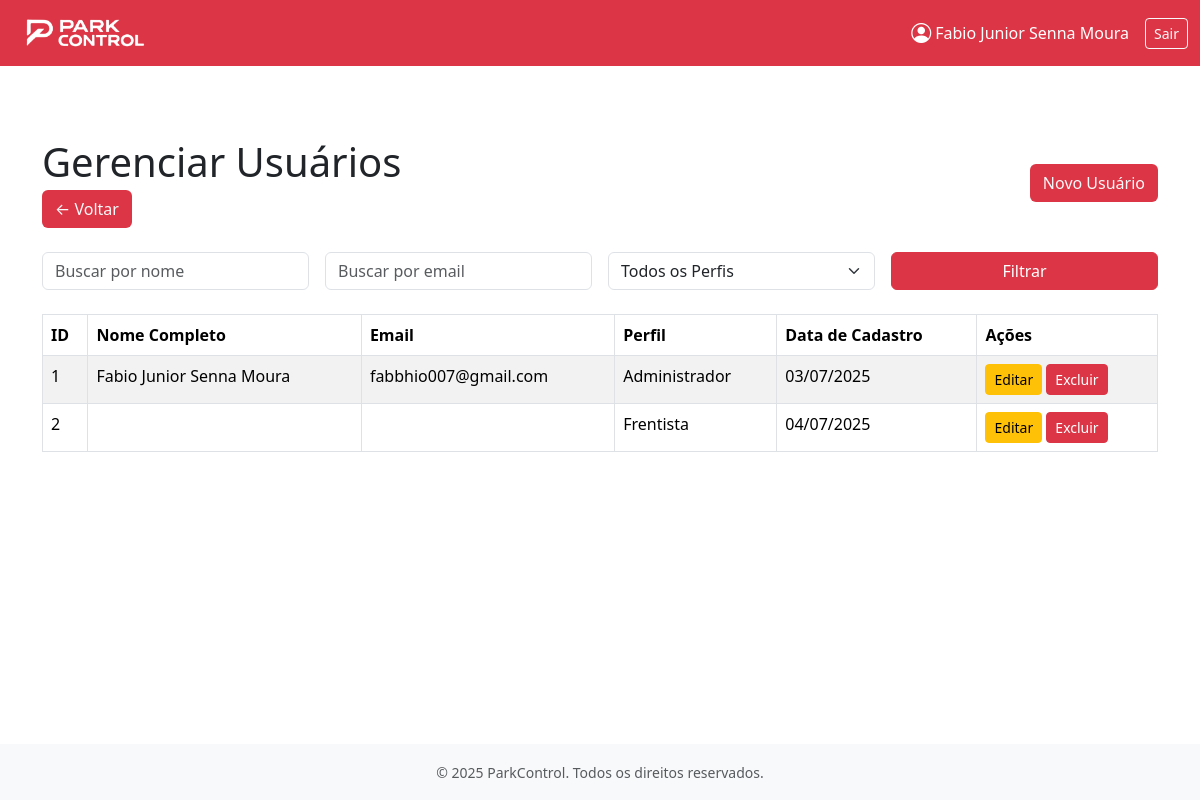
Page /gerencia_usuarios/ (signed in) on the earlier database version.
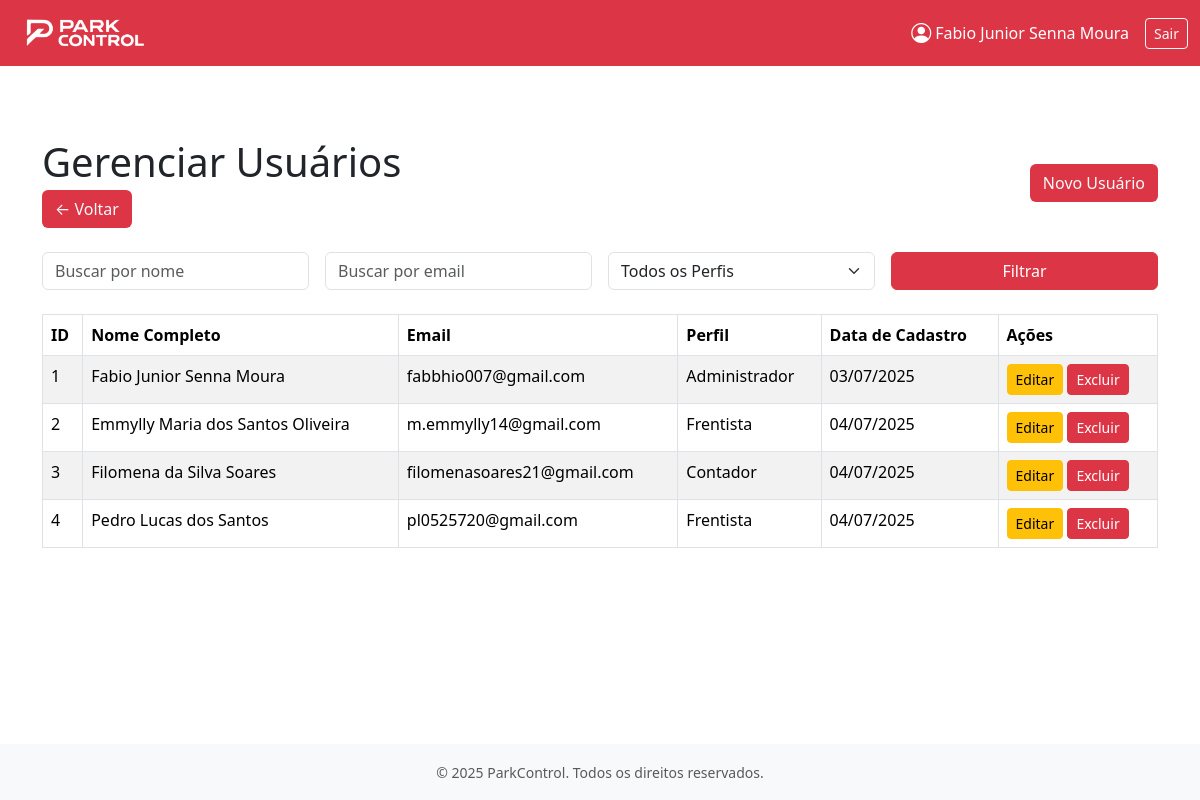
Same page on the later database version.
### apps/usuarios/models.py (models this page shows)
class Usuario(AbstractUser):
    perfil_acesso = models.CharField(max_length=20, choices=[
        ('Administrador', 'Administrador'),
        ('Frentista', 'Frentista'),
        ('Contador', 'Contador')
    ])
    historico = HistoricalRecords()  # Adiciona histórico de alterações

### apps/usuarios/views/views_gerencia_usuario.py (the view)
# urls.py: path("gerencia_usuarios/", views_gerencia_usuario.gerencia_usuarios, name="gerencia_usuarios"), # Manage usuarios
@login_required(login_url='usuarios:login_parkcontrol')
@user_passes_test(is_administrador, login_url='usuarios:login_parkcontrol')
def gerencia_usuarios(request):
    logger.info(f"Usuário {request.user.username} acessou a gestão de usuários.")
    usuarios = Usuario.objects.all().order_by('id')
    search_nome = request.GET.get('nome')
    search_email = request.GET.get('email')
    filtro_perfil = request.GET.get('perfil')
    if search_nome:
        usuarios = usuarios.filter(first_name__icontains=search_nome)
        logger.debug(f"Filtro aplicado - Nome: {search_nome}")
    if search_email:
        usuarios = usuarios.filter(email__icontains=search_email)
        logger.debug(f"Filtro aplicado - Email: {search_email}")
    if filtro_perfil and filtro_perfil != 'Todos':
        usuarios = usuarios.filter(perfil_acesso=filtro_perfil)
        logger.debug(f"Filtro aplicado - Perfil: {filtro_perfil}")
    return render(request, 'usuarios/administrador/gerencia_usuario.html', {
        'usuarios': usuarios,
        'search_nome': search_nome,
        'search_email': search_email,
        'filtro_perfil': filtro_perfil,
    })

### apps/usuarios/views/views_autenticacao.py (called while the page is built)
def is_administrador(user):
    return user.is_authenticated and getattr(user, 'perfil_acesso', None) == 'Administrador'

### apps/usuarios/templates/usuarios/administrador/gerencia_usuario.html (shortened to what this page needs)
{% extends 'base.html' %}
{% load static %}
{% block content %}
    <div class="container mt-5">
        <div class="d-flex justify-content-between align-items-center mb-4">
            <div>
                <h1 class="mb-1">Gerenciar Usuários</h1>
                <a href="{% url 'usuarios:dashboard_administrador' %}" class="btn bg-danger text-light">← Voltar</a>
            </div>
            <a href="{% url 'usuarios:register_parkcontrol' %}" class="btn bg-danger text-light">Novo Usuário</a>
        </div>
        <form method="get" class="row g-3 mb-4">
            <div class="col-md-3">
                <input type="text" name="nome" class="form-control" placeholder="Buscar por nome"
                    value="{{ search_nome |default:'' }}">
            </div>
            <div class="col-md-3">
                <input type="text" name="email" class="form-control" placeholder="Buscar por email"
                    value="{{ search_email |default:'' }}">
            </div>
            <div class="col-md-3">
                <select name="perfil" class="form-select">
                    <option value="Todos">Todos os Perfis</option>
                </select>
            </div>
            <div class="col-md-3 d-grid">
                <button type="submit" class="btn btn-danger">Filtrar</button>
            </div>
        </form>
        <table class="table table-bordered table-striped">
            <thead class="table">
                <tr>
                    <th>ID</th>
                    <th>Nome Completo</th>
                    <th>Email</th>
                    <th>Perfil</th>
                    <th>Data de Cadastro</th>
                    <th>Ações</th>
                </tr>
            </thead>
            <tbody>
                {% for usuario in usuarios %}
                <tr>
                    <td>{{ usuario.id }}</td>
                    <td>{{ usuario.first_name }}</td>
                    <td>{{ usuario.email }}</td>
                    <td>{{ usuario.perfil_acesso }}</td>
                    <td>{{ usuario.date_joined|date:"d/m/Y" }}</td>
                    <td>
                        <a href="{% url 'usuarios:editar_usuario' usuario.id %}" class="btn btn-sm btn-warning">Editar</a>
                        <a href="{% url 'usuarios:excluir_usuario' usuario.id %}" class="btn btn-sm btn-danger"
                        onclick="return confirm('Tem certeza que deseja excluir este usuário?');">Excluir</a>
                    </td>
                </tr>
                {% empty %}
                <tr>
                    <td colspan="6" class="text-center">Nenhum usuário encontrado.</td>
                </tr>
                {% endfor %}
            </tbody>
        </table>
    </div>
{% endblock content %}

### base_templates/navbar.html (shortened to what this page needs)
{% load static %}
<nav class="navbar navbar-expand-lg navbar-dark bg-danger">
    <div class="container-fluid">
        <a class="navbar-brand d-flex align-items-center" href="{% url 'usuarios:home' %}">
            <img src="{% static 'images/logo-branca.png' %}" alt="Logo" class="me-2" style="height: 40px;">
        </a>
        <div class="collapse navbar-collapse" id="navbarContent">
            <div class="ms-auto d-flex align-items-center">
                {% if user.is_authenticated %}
                    <a href="{% url 'usuarios:perfil_usuario' %}" class="text-white text-decoration-none me-3 d-flex align-items-center">
                        <i class="bi bi-person-circle me-1 fs-5"></i>
                        {{ user.get_full_name|default:user.username }}
                    </a>
                    <a class="btn btn-outline-light btn-sm" href="{% url 'usuarios:logout_parkcontrol' %}">Sair</a>
                {% endif %}
            </div>
        </div>
    </div>
</nav>

Differences in the rows shown:
changed Usuario id 2: first_name (not shown) → "Emmylly Maria dos Santos Oliveira"; email (not shown) → "m.emmylly14@gmail.com"
added Usuario: id "3", first_name "Filomena da Silva Soares", email "filomenasoares21@gmail.com", perfil_acesso "Contador", date_joined "04/07/2025"
added Usuario: id "4", first_name "Pedro Lucas dos Santos", email "pl0525720@gmail.com", perfil_acesso "Frentista", date_joined "04/07/2025"
